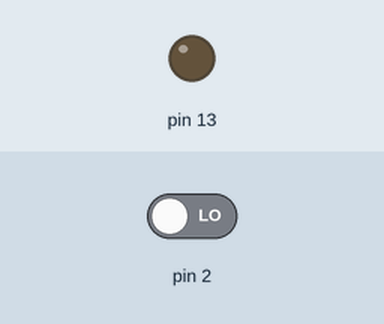
Recording of a sketch running on a simulated Arduino Uno, built for the host (arithmetic inside an expression is 32-bit, double 64-bit). Parts: output pins drawn as LEDs (lit = HIGH). The test bench sets the inputs (shaded band); at power-on: pin 2 LOW.

Above: at 1.2 s.
1.3 s: pin 2 driven HIGH
At 2.3 s:
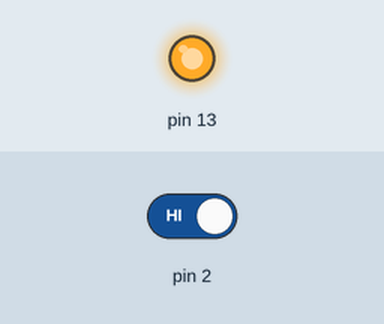
Timing chart, 0 to 4.3 s (numbered marks = the images above; inputs shaded):
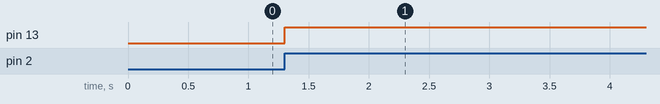

Measured:
- after the input at 1.3 s, pin 13: LOW → HIGH at once

The sketch:

Farol.ino
```cpp
// as Arduino integers are only 16 bits but we will need to
// count the overflows until 312500 to get 5 seconds, so
// we will use two variables for that and control them as
// we need

volatile static uint16_t overflows_from_0_to_62500 = 0;
volatile static uint16_t overflows_from_0_to_62500_from_0_to_5 = 0;


volatile bool isPressed = false;

void pressButton() {
    isPressed = true;
}

void releaseButton() {
    isPressed = false;
}

// This function will be called every time TIMER2 overflows
// and it is binded to Timer2 Overflow Interrupt Service Routine
ISR(TIMER2_OVF_vect) {
    overflows_from_0_to_62500 ++;

    if (overflows_from_0_to_62500 >= 62500) { // 62500 overflows are 1 second
        overflows_from_0_to_62500 = 0;
        overflows_from_0_to_62500_from_0_to_5++;
    }
    else if (overflows_from_0_to_62500_from_0_to_5 >= 5) { // 5 seconds
        overflows_from_0_to_62500 = 0;
        overflows_from_0_to_62500_from_0_to_5 = 0;
        // toggle LED State
        digitalWrite(13, !digitalRead(13));
    }
}

void setup() {
    // Set pin 13 as output
    pinMode(13, OUTPUT);
    // Set pin 2 as input
    pinMode(2, INPUT);

    // Attach interrupt to pin 2 through specifc function
    // attachInterrupt that can only be used with Arduino
    // pins that are interrupt capable (2 and 3 on the Uno)
    attachInterrupt(
        digitalPinToInterrupt(2), pressButton, RISING
    );

    // Set TIMER2 to normal mode
    // Arduino UNO has two controller registers for TIMER2: TCCR2A and TCCR2B
    TCCR2A = 0b00000000; // normal operation mode
    TCCR2B = 0b00000001; // disabling any kind of prescaler
    // Enable TIMER2 overflow interrupt. When we enable it it will be
    // binded to a ISR function that we need to implement in our code
    // As Timer2 can only count to 255 we need to count the times it overflows
    // So we will build it in our ISR function
    TIMSK2 = TIMSK2 | 0b00000001;

    // At the end we need to enable global interrupts
    sei();

}

void loop() {
    // we'll handle the button press outside the ISR in order to
    // avoid blocking the ISR
    if (isPressed) {
        // if we press the button we should anticipate toggling the LED state
        // How to proceed here?
        // 1. Toggle the LED state
        digitalWrite(13, !digitalRead(13));
        // 2. Clear all overflow counters
        overflows_from_0_to_62500 = 0;
        overflows_from_0_to_62500_from_0_to_5 = 0;
        // 3. Clear Timer2 counter
        TCNT2 = 0;
        // 4. Release the button
        releaseButton();
    }
}
```
